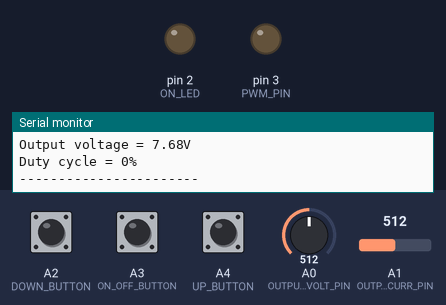
Simulated run of this sketch. Board: Arduino Uno, built with avr-gcc and run on an emulated ATmega328P. Parts: output pins drawn as LEDs (lit = HIGH), the last lines printed to the serial monitor. The inputs (shaded band) are chosen by the test bench; at power-on: A3 (ON_OFF_BUTTON) LOW, A4 (UP_BUTTON) LOW, A0 (OUTPUT_VOLT_PIN) = 512, A1 (OUTPUT_CURR_PIN) = 512, A2 (DOWN_BUTTON) LOW.

Above: at 1.2 s.
1.3 s: A3 (ON_OFF_BUTTON) pulled HIGH for 0.15 s
At 2.5 s:
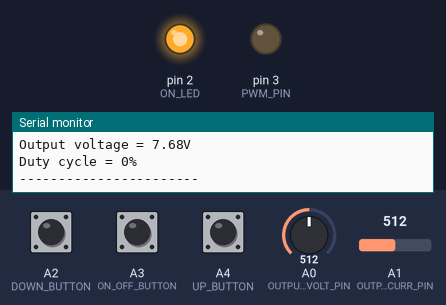
2.9 s: A4 (UP_BUTTON) pulled HIGH for 3.2 s
At 5.59 s:
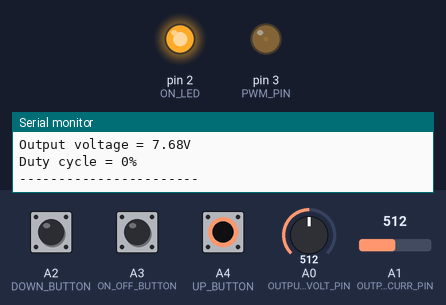
7.6 s: A3 (ON_OFF_BUTTON) pulled HIGH for 1 s
At 8.7 s:
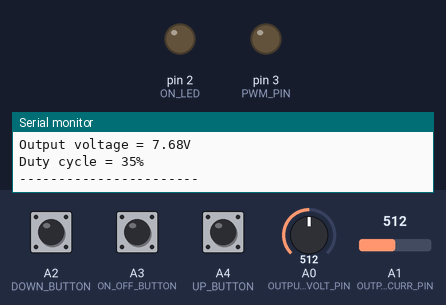
11.8 s: A3 (ON_OFF_BUTTON) pulled HIGH for 0.15 s
At 12.3 s:
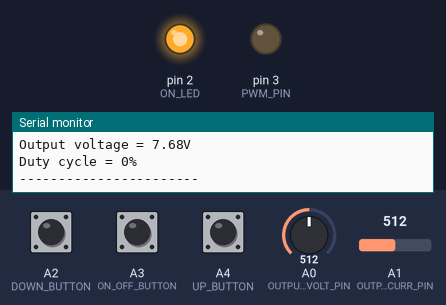
15.1 s: A4 (UP_BUTTON) pulled HIGH for 3.2 s
At 23.4 s:
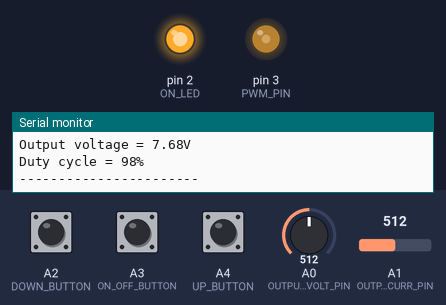
Timing chart, 0 to 24.9 s (numbered marks = the images above; inputs shaded):
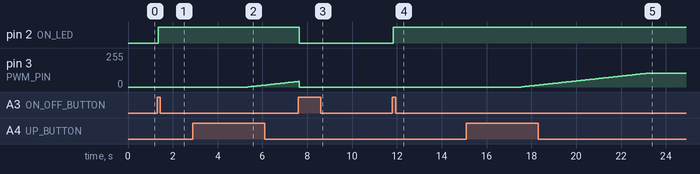

Measured:
- after the input at 1.3 s, pin 2 (ON_LED): LOW → HIGH after 0.05 s
- after the input at 2.9 s, pin 3 (PWM_PIN): moves from 0/255 to 42/255 over 2.3 s, starting after 2.4 s
- after the input at 7.6 s, pin 2 (ON_LED): HIGH → LOW after 0.05 s
- after the input at 11.8 s, pin 2 (ON_LED): LOW → HIGH at once
- after the input at 15.1 s, pin 3 (PWM_PIN): moves from 0/255 to 102/255 over 5.6 s, starting after 2.4 s

The sketch:

alternator_controller_v1.ino
```cpp
// Only have 8 bits of precision for duty cycle
// Voltage measurements:
  // Calibrated to 2.63V, accurate up to
  // Current:
  // Voltage:

// Pin labels
// ----------
// Analog mesurement pin
#define OUTPUT_VOLT_PIN   A0
#define OUTPUT_CURR_PIN   A1
// Push button pins
#define UP_BUTTON         A4
#define ON_OFF_BUTTON     A3
#define DOWN_BUTTON       A2
// LED pin
#define ON_LED            2
// PWM pin
#define PWM_PIN           3


// State holders
// -------------
// Source selector operating mode
enum operating_mode {off, on};
enum operating_mode current_operating_mode = off;

// Global variables
// ----------------
// Duty cycle
unsigned int duty_cycle = 0;
const unsigned int max_duty_cycle = 0.4*255; // 100% duty cycle is equivalent to max_duty_cycle = 255
// Current
float output_curr_val; // Units of amps
float output_curr_ref = 0; // Units of amps
float output_curr_tol = 0.05; // Units of percentage
const float output_curr_max = 2; // Units of amps
// Voltage
float output_volt_val; // Units of volts
const float output_volt_max = 10; // Units of volts


float tolerance = 0.01;

void setup() {
  // Pin initializations
  // -------------------
  // Analog measurement pin
  pinMode(OUTPUT_CURR_PIN, INPUT);
  pinMode(OUTPUT_VOLT_PIN, INPUT);
  // Button pins
  pinMode(UP_BUTTON, INPUT);
  pinMode(ON_OFF_BUTTON, INPUT);
  pinMode(DOWN_BUTTON, INPUT);
  // LED pin
  pinMode(ON_LED, OUTPUT);
  digitalWrite(ON_LED, LOW);
  // PWM pin
  pinMode(PWM_PIN, OUTPUT);
  digitalWrite(PWM_PIN, LOW);

  // PWM initialization
  // ------------------
  TCCR2B = TCCR2B & 0xF8 | 0x01;  // Set the PWM frequency on pin 3 to 32kHz

  // Serial communication initialization
  // -----------------------------------
  Serial.begin(9600);
}
void loop() {
  // To Do:
  // ------
  // Set up pushbuttons to interrupts
  // Proturb and observe

  // Constant output voltage regulation
  // ----------------------------------
  int i;
  for (i = 0; i < 10; i++) {
    Update_current_mode();
    Update_duty_cycle();
    delay(50);
  }

  /*
  duty_cycle = (analogRead(MANUAL_MODE_POT)/1023.0)*255;
  analogWrite(PWM_PIN, duty_cycle);
  */


  output_curr_val = (analogRead(OUTPUT_CURR_PIN)/1023.0)*5*0.68; // Calibrated to Iout = 1A; Vadc = 1.48V; Max current of 3A
  output_volt_val = (analogRead(OUTPUT_VOLT_PIN)/1023.0)*5*3.07; // Calibrated to Vout = 7.68, Vadc = 2.5V; Max voltage of 15V
  Print_output_curr_val();
  Print_output_curr_ref();
  Print_output_volt_val();
  Print_duty_cycle();
  Serial.print("-----------------------\n");


}

// Update current mode
// -------------------
// Polls the push buttons
void Update_current_mode(void) {
  if ((digitalRead(ON_OFF_BUTTON) == HIGH) && (current_operating_mode != off)) {
    current_operating_mode = off;
    duty_cycle = 0;
    output_curr_ref = 0;
    analogWrite(PWM_PIN, 0);
    digitalWrite(ON_LED, LOW);
    while (digitalRead(ON_OFF_BUTTON) == HIGH);
    delay(250);
  }
  else if ((digitalRead(ON_OFF_BUTTON) == HIGH) && (current_operating_mode != on)) {
    current_operating_mode = on;
    duty_cycle = 0;
    output_curr_ref = 0;
    digitalWrite(ON_LED, HIGH);
    while (digitalRead(ON_OFF_BUTTON) == HIGH);
    delay(250);
  }
  else if ((digitalRead(DOWN_BUTTON) == HIGH) && (current_operating_mode == on) && (output_curr_ref > 0)) {
    output_curr_ref -= 0.25;
    if (output_curr_ref < 0) output_curr_ref = 0;
    while (digitalRead(DOWN_BUTTON) == HIGH);
    delay(250);
  }
  else if ((digitalRead(UP_BUTTON) == HIGH) && (current_operating_mode == on) && (output_curr_ref < output_curr_max)) {
    output_curr_ref += 0.25;
    if (output_curr_ref > output_curr_max) output_curr_ref = output_curr_max;
    while (digitalRead(DOWN_BUTTON) == HIGH);
    delay(250);
  }
}

// Update duty cycle
// -----------------
void Update_duty_cycle(void) {
  // Read current output current val
  // -------------------------------
  output_curr_val = (analogRead(OUTPUT_CURR_PIN)/1023.0)*5*0.68; // Calibrated to Iout = 1A; Vadc = 1.48V; Max current of 3A

  if (output_curr_ref == 0) {
    duty_cycle = 0;
    analogWrite(PWM_PIN, duty_cycle);
  }

  // If output current below tolerance, increase duty cycle
  else if ((output_curr_val <= (output_curr_ref - output_curr_ref * output_curr_tol)) && (duty_cycle < max_duty_cycle)) {
    duty_cycle++;
    analogWrite(PWM_PIN, duty_cycle);
  }
  // If output current above tolerance, decrease duty cycle
  else if ((output_curr_val >= (output_curr_ref + output_curr_ref * output_curr_tol)) && (duty_cycle > 0)) {
    duty_cycle--;
    analogWrite(PWM_PIN, duty_cycle);
  }

}

// Print output current
// ------------------------------
void Print_output_curr_val(void) {
  Serial.print("Output current = ");
  Serial.print(output_curr_val);
  Serial.print("A\n");
}

// Print reference
// ------------------------------
void Print_output_curr_ref(void) {
  Serial.print("Refence current = ");
  Serial.print(output_curr_ref);
  Serial.print("A\n");
}

// Print output voltage
// ------------------------------
void Print_output_volt_val(void) {
  Serial.print("Output voltage = ");
  Serial.print(output_volt_val);
  Serial.print("V\n");
}

// Print duty cycle
// ------------------------------
void Print_duty_cycle(void) {
  Serial.print("Duty cycle = ");
  Serial.print(duty_cycle);
  Serial.print("%\n");
}
```
